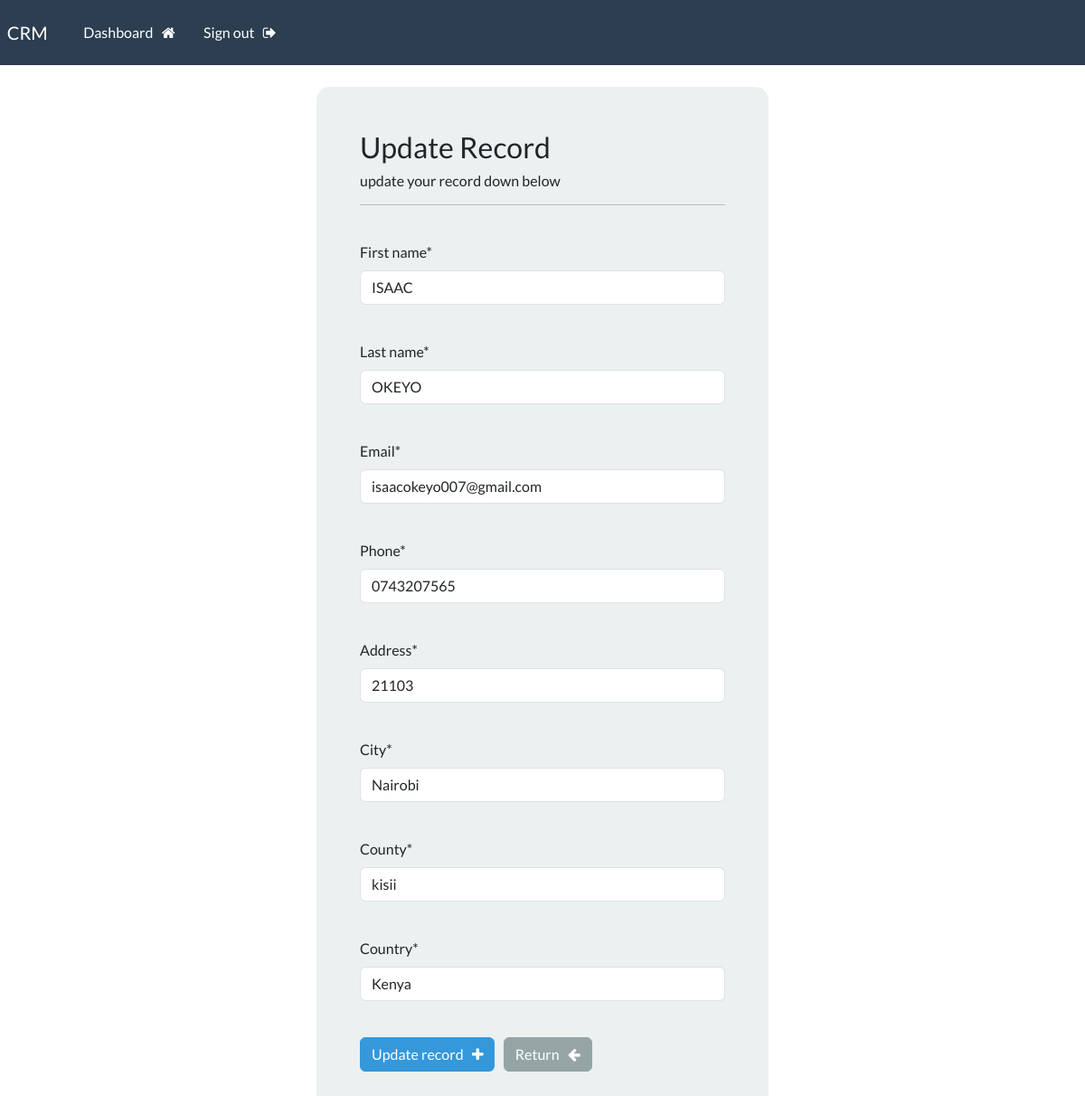
The app's page /update-record/1 (signed in) with its own data.
### crudapp/models.py (models this page shows, shortened)
class Records(models.Model):
    creation_date = models.DateTimeField(auto_now_add=True)
    first_name = models.CharField(max_length=100)
    last_name = models.CharField(max_length=100)
    email = models.CharField(max_length =255)
    phone = models.CharField(max_length=20)
    address = models.CharField(max_length=300)
    city = models.CharField(max_length=150)
    county= models.CharField(max_length= 100)
    country = models.CharField(max_length=100)

### crudapp/views.py (the view)
# urls.py: path('update-record/<int:pk>', views.update_record, name='update-record'),
@login_required(login_url='login')
def update_record(request,pk):
    record = Records.objects.get(id=pk)
    form = UpdateRecordForm(instance=record)
    if request.method =='POST':
        form = UpdateRecordForm(request.POST, instance=record)
        if form.is_valid():
            form.save()
            messages.success(request,'Record updated successfully!')
            return redirect('dashboard')
    context = {'form' : form}
    return render(request, 'crudapp/update-record.html', context= context)

### crudapp/forms.py
class UpdateRecordForm(forms.ModelForm):
    class Meta:
        model = Records
        fields = ['first_name','last_name','email','phone','address','city','county','country']

### crudapp/templates/crudapp/update-record.html (shortened to what this page needs)
{% extends 'crudapp/base.html' %}
{% load crispy_forms_tags %}
{% block content %}
<body>
    <div class="container bg-light shadow-md p-5 form-layout">
        <h3>Update Record</h3>
        <h6>update your record down below</h6>
        <hr>
        <br>
        <form method="POST" autocomplete="off">
            {{form.first_name|as_crispy_field}}
            <br>
            {{form.last_name|as_crispy_field}}
            <br>
            {{form.email|as_crispy_field}}
            <br>
            {{form.phone|as_crispy_field}}
            <br>
            {{form.address|as_crispy_field}}
            <br>
            {{form.city|as_crispy_field}}
            <br>
            {{form.county|as_crispy_field}}
            <br>
            {{form.country|as_crispy_field}}
            <br>
            <button type="submit" class="btn btn-info">
                Update record &nbsp; <i class="fa fa-plus" aria-hidden="true"></i>
            </button>
            <a href="{% url 'dashboard' %}" class="btn btn-secondary">
                Return &nbsp; <i class="fa fa-arrow-left" aria-hidden="true"></i>
            </a>
        </form>
    </div>
</body>
{% endblock %}

### crm/static/css/styles.css (style rules this page uses)
.form-layout { border-radius: 15px; width: 500px; }

### records on screen
Records: first_name "ISAAC", last_name "OKEYO", email "isaacokeyo007@gmail.com", phone "0743207565", address "21103", city "Nairobi", county "kisii", country "Kenya"
